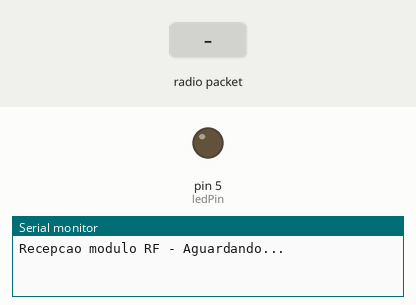
A sketch run on a simulated Arduino Uno, built with avr-gcc and run on an emulated ATmega328P. Parts: output pins drawn as LEDs (lit = HIGH), the last lines printed to the serial monitor. The inputs (shaded band) are chosen by the test bench. No radio packets arrive unless stated.

Above: at 1.2 s.
1.3 s: radio packet "5" arrives
At 1.7 s:
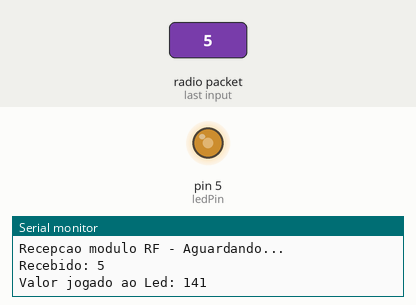
2.8 s: radio packet "90" arrives
At 4.0 s:
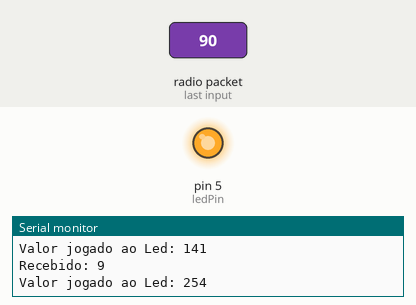
4.3 s: radio packet "200" arrives
At 5.2 s:
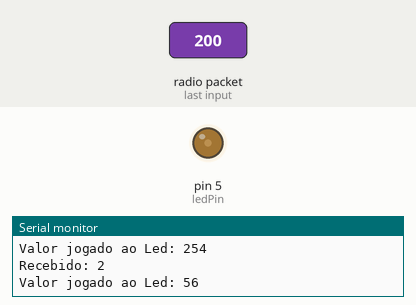
Timing chart, 0 to 7.3 s (numbered marks = the images above; inputs shaded):
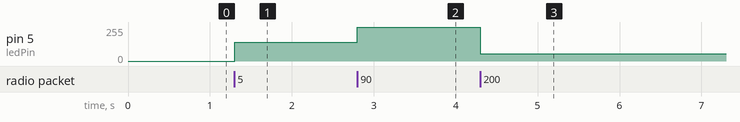

Measured:
- after the input at 1.3 s, pin 5 (ledPin): 0/255 → 141/255 at once
- after the input at 2.8 s, pin 5 (ledPin): 141/255 → 254/255 at once
- after the input at 4.3 s, pin 5 (ledPin): 254/255 → 56/255 at once

The sketch:

receptorLedRF.ino
```cpp
//Programa : Comunicacao com Modulo RF 433 - Receptor
//Autor : Arduino e Cia

#include <VirtualWire.h>

//Define pino led
int ledPin = 5;

int valor_recebido_RF;
char recebido_RF_char[4];

void setup()
{
  Serial.begin(9600);
  pinMode(ledPin, OUTPUT);
  //Pino ligado ao pino DATA do receptor RF
  vw_set_rx_pin(7);
  //Velocidade de comunicacao (bits por segundo)
  vw_setup(500);
  //Inicia a recepcao
  vw_rx_start();
  Serial.println("Recepcao modulo RF - Aguardando...");
}

void loop()
{
    uint8_t buf[VW_MAX_MESSAGE_LEN];
    uint8_t buflen = VW_MAX_MESSAGE_LEN;

    if (vw_get_message(buf, &buflen))
    {
    int i;
        //Armazena os caracteres recebidos
          recebido_RF_char[i] = char(buf[i]);

       recebido_RF_char[buflen] = '\0';

       //Converte o valor recebido para integer
       valor_recebido_RF = (atoi(recebido_RF_char));

       //Mostra no serial monitor o valor recebido
       Serial.print("Recebido: ");
       Serial.println(valor_recebido_RF);
       valor_recebido_RF = valor_recebido_RF * 28.33;
       Serial.print("Valor jogado ao Led: ");
       Serial.println(valor_recebido_RF);
       //Altera o estado do led conforme o numero recebido
       analogWrite(ledPin, valor_recebido_RF);
    }
}
```
